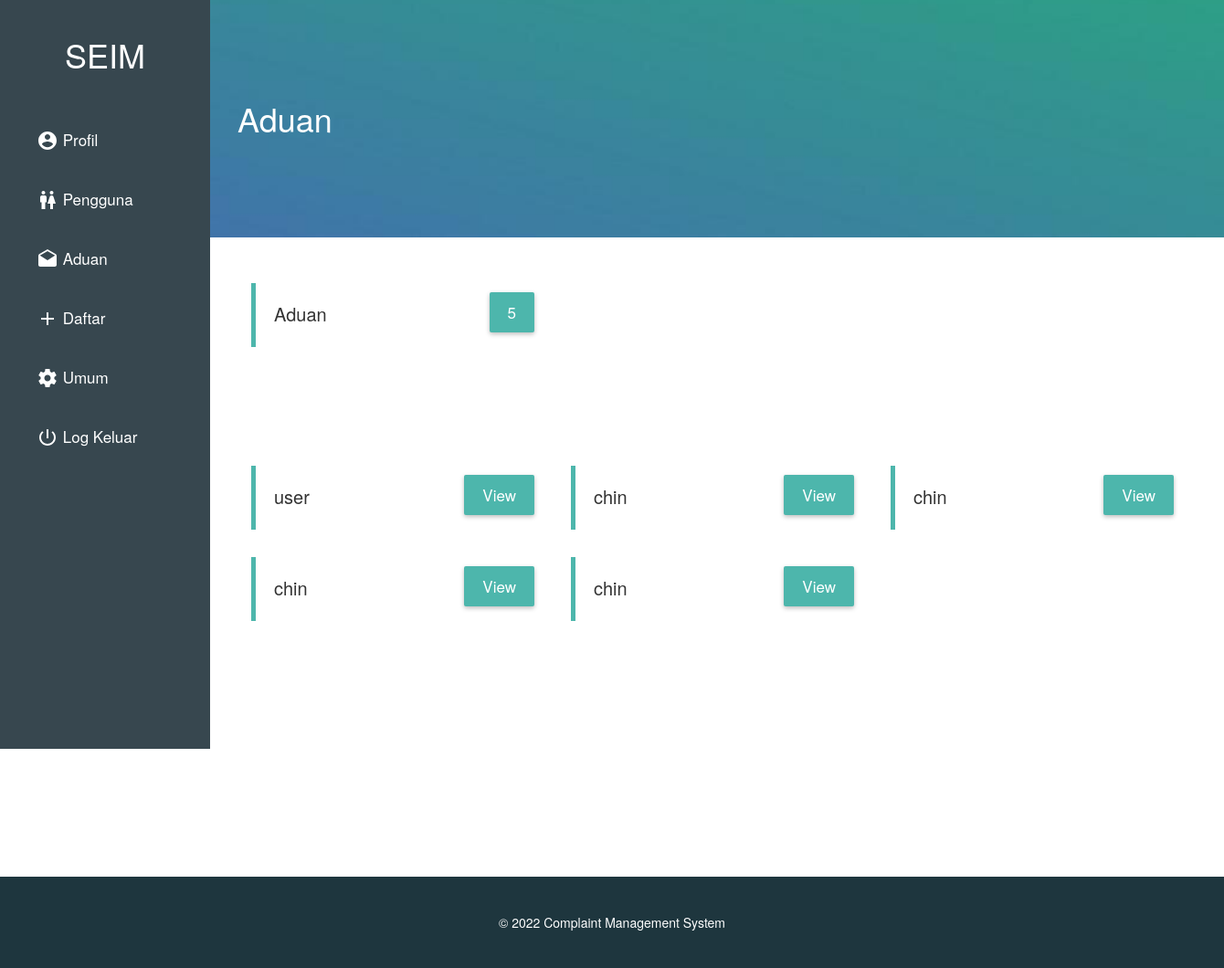
/admin/message.php (signed in), run on the app's committed database.
### tables this page shows
CREATE TABLE `cmp_log` (
  `id` int(11) NOT NULL,
  `user_id` int(3) NOT NULL,
  `name` varchar(50) NOT NULL,
  `username` varchar(50) NOT NULL,
  `email` varchar(80) NOT NULL,
  `phone no` varchar(10) NOT NULL,
  `subject` varchar(150) NOT NULL,
  `complain` varchar(300) NOT NULL,
  `ref_no` int(100) NOT NULL
);

### core/config.php (called while the page is built, shortened)
<?php
$web_name = "Complaint Management System";
?>

### admin/message.php (the view, shortened to what this page needs)
<?php
  require '../core/config.php';
 ?>
<!DOCTYPE html>
<html>
  <head>
    <link rel="stylesheet" href="../files/css/bootstrap.css">
    <link rel="stylesheet" href="../files/css/custom.css">
  </head>
  <body>
  <?php require 'nav.php'; ?>
  <div class="animated fadeIn">
  <div class="cover main">
    <h1>Aduan</h1>
  </div>
    <div class="div">
        <div class="col-lg-12 ">
          <?php $result = mysql_query("SELECT * FROM `cmp_log`");
            $num_rows = mysql_num_rows($result);
            ?>
              <div class='admin-data'>
                Aduan
                <span class='button view' href=''><?php echo "$num_rows";?></a>
              </div>
              <br><br><br><br>
              <br><br>
              <br>
              <br><br>
          <?php
            while($data=mysql_fetch_array($result)) {
            echo"<div class='admin-data'>";
            echo $data['name'];
            echo "<a class='button view' href='message-view.php?id=$data[id]'>View</a>";
            echo "</div>";
          }
          ?>
          <br><br><br><br><br><br><br><br><br><br><br><br>
        </div>
      </div>
  </div>
      <footer>
      <br><br>&copy <?php echo date("Y"); ?> <?php echo $web_name; ?>
      </footer>
  </body>
</html>

### files/css/custom.css (style rules this page uses)
body { font-family:"Gotham A", Gotham, "Gotham SSm A", "Gotham SSm B", "Gotham SSm", "Proxima Nova", "Open Sans", "Helvetica font-weight: lighter; }
a,a:hover,a:focus,a:visited { color:#4db6ac; text-decoration: none!important; outline: 0px!important; }
a:-webkit-any-link { text-decoration: none;!important }
.cover { width:100%; height: 260px; background: #4db6ac url('../img/admin.jpg'); background-position: center center; background-size: cover; position: relative; float: left; z-index: 999; color: #fff; }
.main { padding-top: 90px; padding-left: 260px; padding-right: 30px; color:#fff; }
.div { width:1100px; min-height: 700px;; padding-top: 20px; background: #fff; position: relative; float: left; left: 230px; }
.button { position: relative; top: 20px; padding: 15px 40px; color: #fff!important; border-radius: 2px; box-shadow: 0 2px 5px rgba(0,0,0,.26); font-size: 17px; }
.admin-data { width:320px; height:70px; border-left:5px solid #4db6ac; background: #fff; -webkit-transition: 0.3s; transition: 0.3s; position: relative; float: left; left: 30px; margin-right: 30px; margin-top: 30px; padding: 20px 10px 14px 20px; font-size: 20px; }
.view { background:#4db6ac; float: right; padding: 10px 20px; margin-top: -30px; }
footer { width: 100%; height: 100px; background: #1e363e; position: relative; float: left; text-align: center; color: #fff; }
.animated { animation-duration: 1s; animation-fill-mode: both; }
.fadeIn { animation-name: fadeIn; }

### data on the page
cmp_log: name "user"
cmp_log: name "chin"
cmp_log: name "chin"
cmp_log: name "chin"
cmp_log: name "chin"

### other printed values
$num_rows "5"
$web_name "Complaint Management System"
